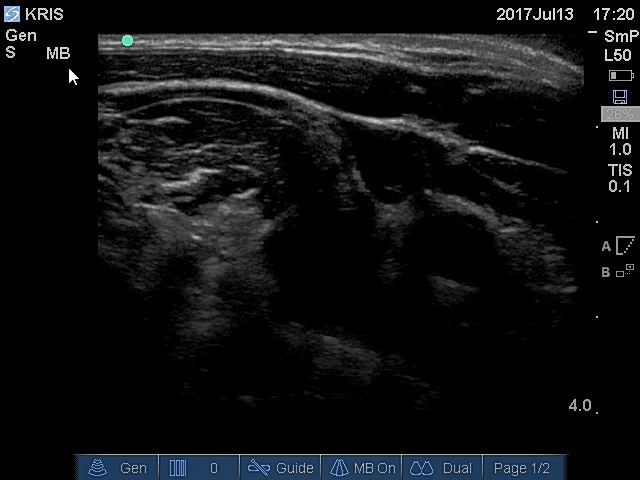
#> input picture GoodImages/3-A.PNG, 640 x 480 px, found by its file name
$ python Histograms.py
#> lines starting #> are read from the running program, lines starting #| are printed output that depends on the picture; pictures that were not available may be replaced by others from this repository, and a replacement may not be noted
import cv2

import numpy as np
import matplotlib.pyplot as plt
from PIL import Image


def stripFrame(frame):
    return frame[33:411, 98:583]

def unstripFrame(newframe,oldframe):
    regenFrame = oldframe.copy()
    regenFrame[33:411, 98:583,0] = newframe
    regenFrame[33:411, 98:583,1] = newframe
    regenFrame[33:411, 98:583,2] = newframe
    return regenFrame

def adaptive_histMatch(source, template, neighbourhood = 50):


    area = source.shape
    finalSource = np.zeros(area)
    numX = np.ceil(area[0]/neighbourhood).astype(int)
    numY = np.ceil(area[1]/neighbourhood).astype(int)
    for i in range(area[0]/10):
        startX = i + 10
        if startX+neighbourhood >= area[0]:
                startX = area[0] - neighbourhood
        for j in range(area[1]/10):
            startY = j + 10
            if startY+neighbourhood >= area[1]:
                startY = area[1] - neighbourhood


            tempSource = source[startX:startX+neighbourhood, startY:startY+neighbourhood]
            tempTemplate = template[startX:startX+neighbourhood, startY:startY+neighbourhood]

            newsource = hist_match(tempSource,tempTemplate)

            source[startX:startX+neighbourhood, startY:startY+neighbourhood] = newsource

    return source


def hist_match(source, template):
    """
    Adjust the pixel values of a grayscale image such that its histogram
    matches that of a target image

    Arguments:
    -----------
        source: np.ndarray
            Image to transform; the histogram is computed over the flattened
            array
        template: np.ndarray
            Template image; can have different dimensions to source
    Returns:
    -----------
        matched: np.ndarray
            The transformed output image
    """

    oldshape = source.shape
    source = source.ravel()
    template = template.ravel()

    # get the set of unique pixel values and their corresponding indices and
    # counts
    s_values, bin_idx, s_counts = np.unique(source, return_inverse=True,
                                            return_counts=True)
    #s_values_2= s_values[20:]
    #s_counts_2= s_counts[20:]

    t_values, t_counts = np.unique(template, return_counts=True)

    #t_values_2 = t_values[20:]
    #t_counts_2 = t_counts[20:]


    # take the cumsum of the counts and normalize by the number of pixels to
    # get the empirical cumulative distribution functions for the source and
    # template images (maps pixel value --> quantile)
    s_quantiles = np.cumsum(s_counts).astype(np.float64)
    s_quantiles /= s_quantiles[-1]
    t_quantiles = np.cumsum(t_counts).astype(np.float64)
    t_quantiles /= t_quantiles[-1]

    # interpolate linearly to find the pixel values in the template image
    # that correspond most closely to the quantiles in the source image
    interp_t_values = np.interp(s_quantiles, t_quantiles, t_values)

   # interp_t_values = s_values
    #interp_t_values[0:20] = s_values[0:20]
    #interp_t_values[20:] = interp_t_values_2

    return np.floor(interp_t_values[bin_idx].reshape(oldshape))

def adaptive_histogram(badImg, goodImg):

      #matchedImg = adaptive_histMatch(badImg,goodImg)

    matchedImg = hist_match(badImg, goodImg)
    matchedImg = matchedImg.astype(np.uint8)
    # create a CLAHE object (Arguments are optional).
    clahe = cv2.createCLAHE(clipLimit=2.0, tileGridSize=(8,8))
    return clahe.apply(matchedImg)

def global_histogram(badImg, goodImg):
    #matchedImg = adaptive_histMatch(badImg,goodImg)
    matchedImg = hist_match(badImg,goodImg)
    return matchedImg.astype(np.uint8)


def runVideo(video,funcToUse,*args, **kwargs):


    cap = cv2.VideoCapture(video)


    ret = True

    cv2.namedWindow( "Bad", cv2.WINDOW_AUTOSIZE );
    cv2.namedWindow( "Good",cv2.WINDOW_AUTOSIZE );

    while cap.isOpened():
        ret, frame = cap.read()

        if ret:
            gframe = cv2.cvtColor(frame, cv2.COLOR_BGR2GRAY)
            badImg = stripFrame(gframe)

            """
            Transform/edit the frame
            """

            editedImg = funcToUse(badImg, *args,**kwargs)
            editedImg = unstripFrame(editedImg,frame)

            cv2.imshow("Good", editedImg)
            cv2.imshow("Bad", frame)

        if cv2.waitKey(33) & 0xFF == ord('q'):
            break

    cv2.waitKey(0)
    cv2.destroyAllWindows()

goodImg = stripFrame(cv2.imread('GoodImages\\3-A.png',0))
runVideo('Videos/4 - A.mp4', global_histogram, goodImg)
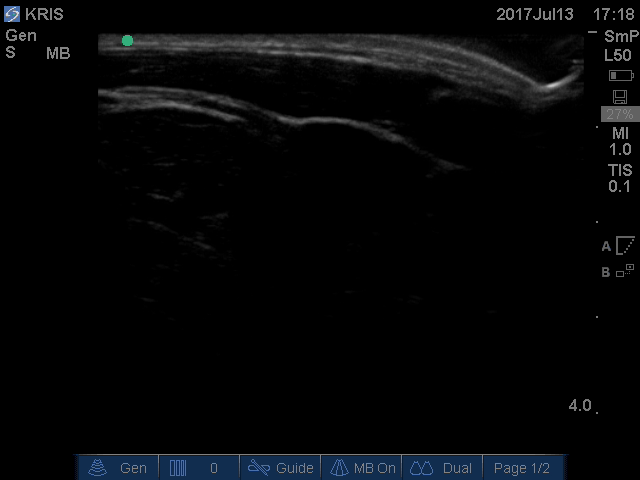
#> input picture frame 45 of Videos/1-A.mp4, 640 x 480 px, given in place of 4 - A.mp4, which was not available
#> in runVideo, frame is the input picture: shape (480, 640, 3); mean B, G, R 8.2, 6.9, 5.9
#> in runVideo, `gframe = cv2.cvtColor(frame, cv2.COLOR_BGR2GRAY)`:
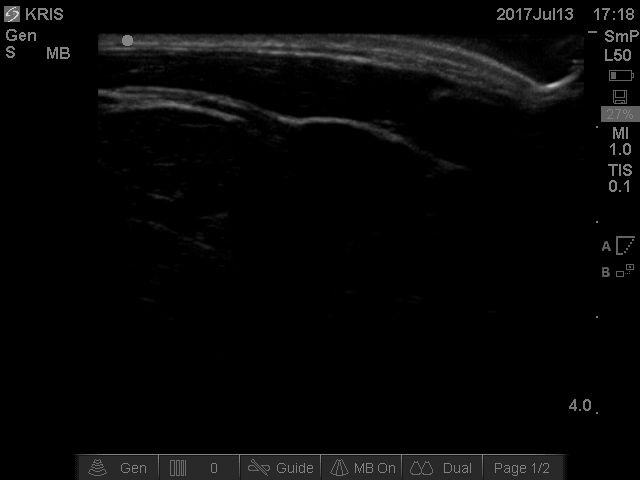
#> gframe: shape (480, 640); min 0, max 211, mean 6.8
#> in stripFrame (call 2), `return frame[33:411, 98:583]`:
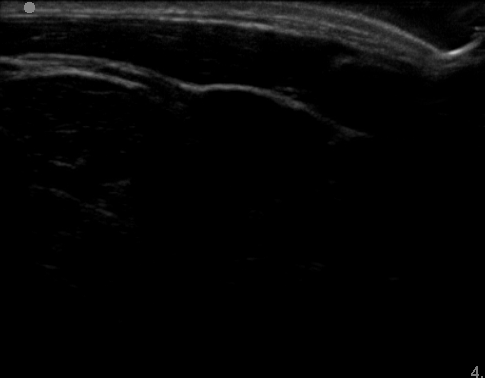
#> returned value: shape (378, 485); min 0, max 195, mean 5.8
#> in hist_match, `s_values, bin_idx, s_counts = np.unique(source, return_inverse=True, r..`: s_values = 147 values from 0 to 195; s_counts = 147 values, max 145038 at index 0, min 1 at index 31, mean 1247.1
#> in hist_match, `t_values, t_counts = np.unique(template, return_counts=True)`: t_values = 217 values from 0 to 217; t_counts = 217 values, max 96117 at index 0, min 1 at index 209, mean 844.8
#> in hist_match, `s_quantiles = np.cumsum(s_counts).astype(np.float64)`: s_quantiles = 147 values from 145038 to 183330
#> in hist_match, `s_quantiles /= s_quantiles[-1]`: s_quantiles = 147 values from 0.791 to 1
#> in hist_match, `t_quantiles = np.cumsum(t_counts).astype(np.float64)`: t_quantiles = 217 values from 96117 to 183330
#> in hist_match, `t_quantiles /= t_quantiles[-1]`: t_quantiles = 217 values from 0.524 to 1
#> in hist_match, `interp_t_values = np.interp(s_quantiles, t_quantiles, t_values)`: interp_t_values = 147 values from 38.54 to 217
#> in hist_match, `return np.floor(interp_t_values[bin_idx].reshape(oldshape))`:
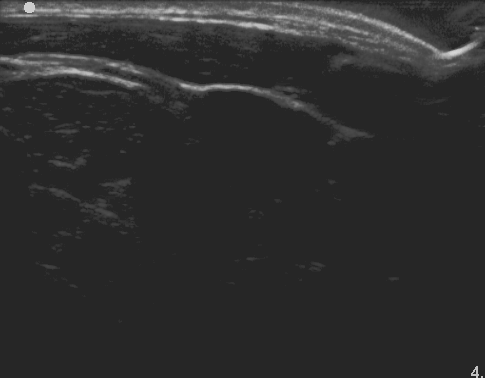
#> returned value: shape (378, 485) float64; min 38, max 217, mean 46
#> in unstripFrame, `regenFrame[33:411, 98:583,0] = newframe`:
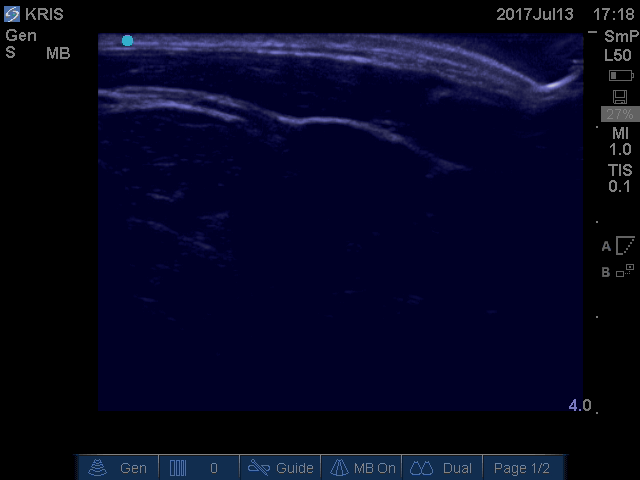
#> regenFrame: shape (480, 640, 3); mean B, G, R 32.2, 6.9, 5.9
#> in unstripFrame, `regenFrame[33:411, 98:583,1] = newframe`:
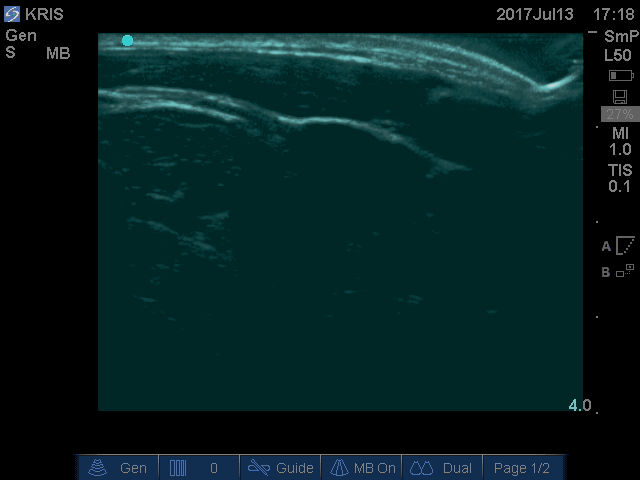
#> regenFrame: shape (480, 640, 3); mean B, G, R 32.2, 30.9, 5.9
#> in unstripFrame, `regenFrame[33:411, 98:583,2] = newframe`:
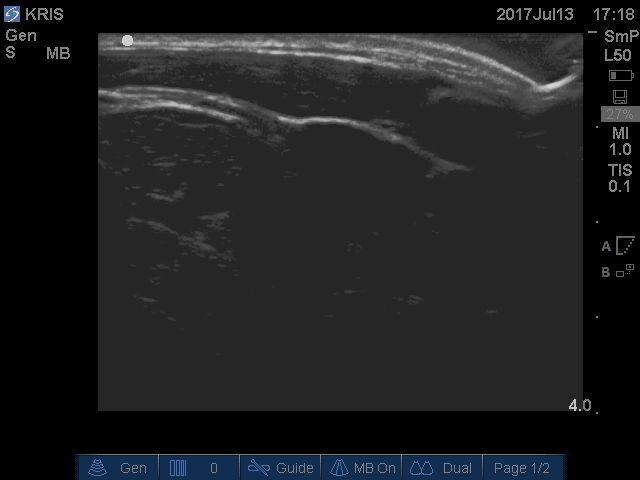
#> regenFrame: shape (480, 640, 3); mean B, G, R 32.2, 30.9, 29.9
#> (key q is pressed here)
